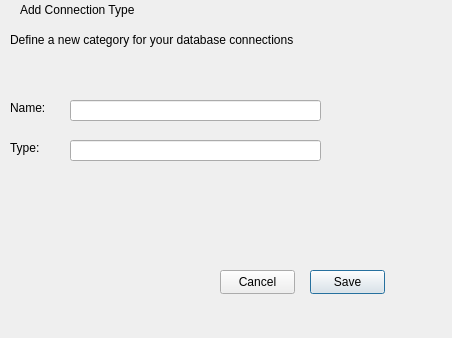
<?xml version="1.0" encoding="UTF-8"?>
<ui version="4.0">
 <class>DialogTitle</class>
 <widget class="QDialog" name="DialogTitle">
  <property name="geometry">
   <rect>
    <x>0</x>
    <y>0</y>
    <width>452</width>
    <height>338</height>
   </rect>
  </property>
  <property name="windowTitle">
   <string>New Connection Type</string>
  </property>
  <widget class="QLabel" name="label_2">
   <property name="geometry">
    <rect>
     <x>10</x>
     <y>30</y>
     <width>351</width>
     <height>20</height>
    </rect>
   </property>
   <property name="text">
    <string>Define a new category for your database connections</string>
   </property>
  </widget>
  <widget class="QLabel" name="label_3">
   <property name="geometry">
    <rect>
     <x>10</x>
     <y>100</y>
     <width>49</width>
     <height>16</height>
    </rect>
   </property>
   <property name="text">
    <string>Name:</string>
   </property>
  </widget>
  <widget class="QLineEdit" name="lineEdit">
   <property name="geometry">
    <rect>
     <x>70</x>
     <y>100</y>
     <width>251</width>
     <height>21</height>
    </rect>
   </property>
  </widget>
  <widget class="QLabel" name="label_4">
   <property name="geometry">
    <rect>
     <x>10</x>
     <y>140</y>
     <width>49</width>
     <height>16</height>
    </rect>
   </property>
   <property name="text">
    <string>Type:</string>
   </property>
  </widget>
  <widget class="QLineEdit" name="lineEdit_2">
   <property name="geometry">
    <rect>
     <x>70</x>
     <y>140</y>
     <width>251</width>
     <height>21</height>
    </rect>
   </property>
  </widget>
  <widget class="QPushButton" name="pushButton">
   <property name="geometry">
    <rect>
     <x>310</x>
     <y>270</y>
     <width>75</width>
     <height>24</height>
    </rect>
   </property>
   <property name="text">
    <string>Save</string>
   </property>
  </widget>
  <widget class="QPushButton" name="pushButton_2">
   <property name="geometry">
    <rect>
     <x>220</x>
     <y>270</y>
     <width>75</width>
     <height>24</height>
    </rect>
   </property>
   <property name="text">
    <string>Cancel</string>
   </property>
  </widget>
  <widget class="QLabel" name="label">
   <property name="geometry">
    <rect>
     <x>20</x>
     <y>0</y>
     <width>151</width>
     <height>20</height>
    </rect>
   </property>
   <property name="text">
    <string>Add Connection Type</string>
   </property>
  </widget>
 </widget>
 <resources/>
 <connections/>
</ui>
